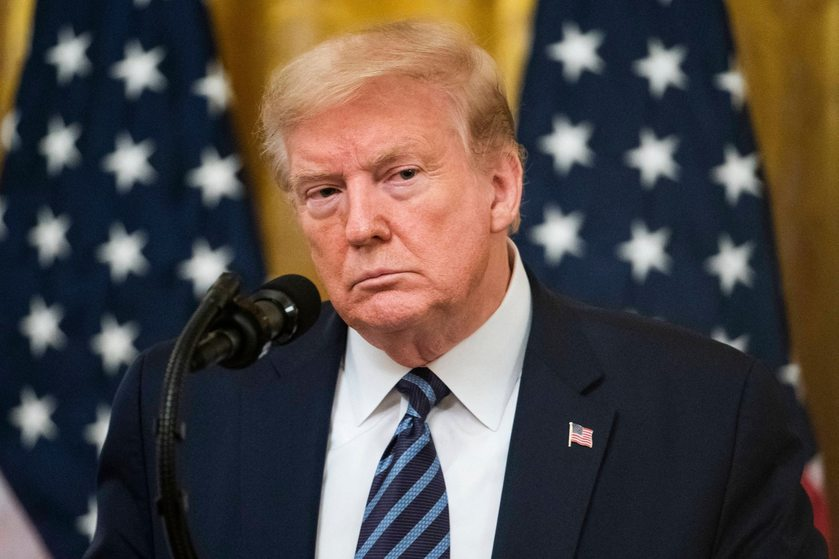
#> input picture img/trump.jpg, 839 x 559 px
$ python cascade.py
#> lines starting #> are read from the running program, lines starting #| are printed output that depends on the picture; after the words box and inside, x2 and y2 are one past the last pixel; in counts of white or black regions, pixels touching at a corner belong together
import numpy as np
import cv2

face_cascade = cv2.CascadeClassifier(cv2.data.haarcascades + 'haarcascade_frontalface_alt2.xml')
eye_cascade = cv2.CascadeClassifier(cv2.data.haarcascades + 'haarcascade_eye.xml')

img = cv2.imread("img/trump.jpg")
#> img is the input picture: shape (559, 839, 3); mean B, G, R 69.7, 73.5, 82.2

gray = cv2.cvtColor(img, cv2.COLOR_BGR2GRAY)
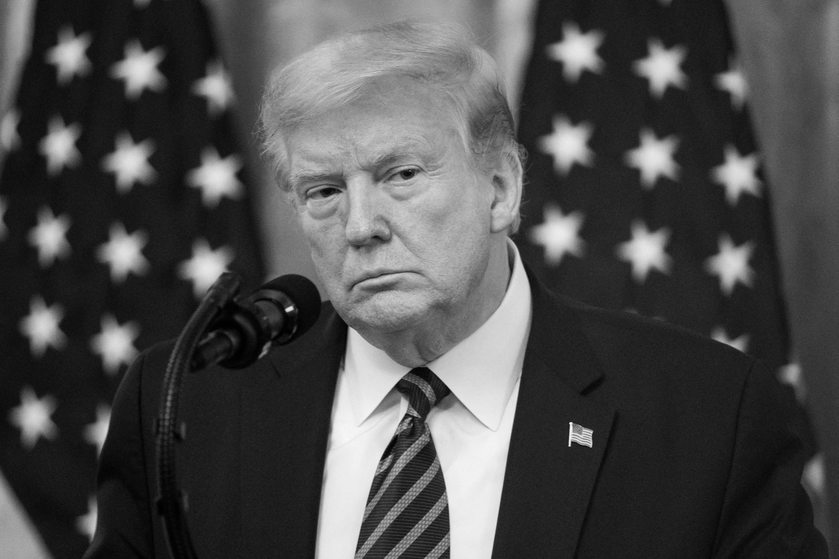
#> gray: shape (559, 839); min 0, max 254, mean 75.7
faces = face_cascade.detectMultiScale(gray, 1.3, 5)
#> faces = [[252, 101, 214, 214]]

for (x, y, w, h) in faces:
    face = img[y:y+h, x:x+w]
    face = cv2.blur(face, ((w // 5), (h // 5)))
    img[y:y+h, x:x+w] = face
#> this loop made 1 pass
#> pass 1, `face = img[y:y+h, x:x+w]`:
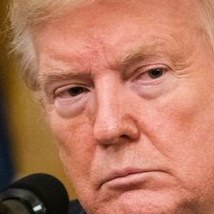
#> face: shape (214, 214, 3); mean B, G, R 95.7, 121, 183.4
#> pass 1, `face = cv2.blur(face, ((w // 5), (h // 5)))`:
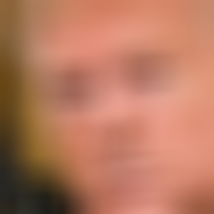
#> face: shape (214, 214, 3); mean B, G, R 95.6, 121, 183.4
#> after the loop:
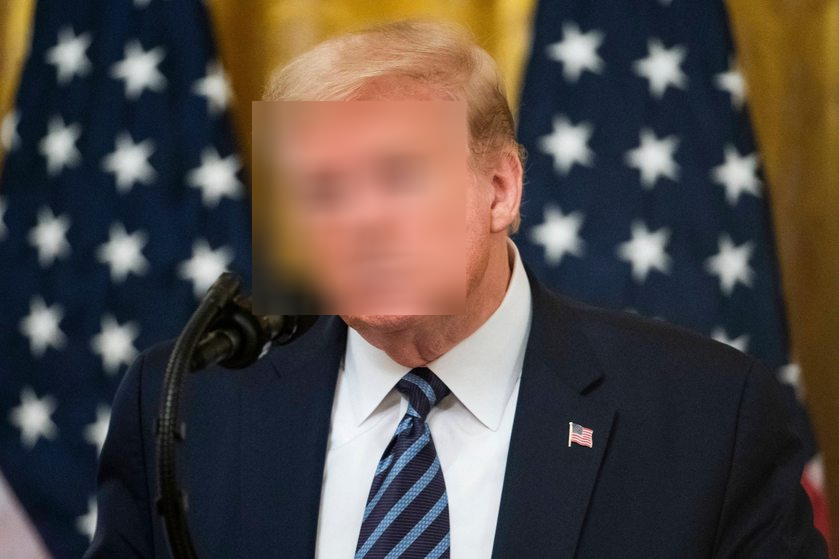
#> img: shape (559, 839, 3); 9.76% of pixels changed, all inside (x1, y1, x2, y2) = (252, 101, 466, 315)


cv2.imshow('img', img)
cv2.waitKey(0)
cv2.destroyAllWindows()
